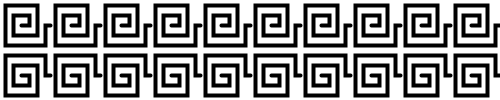
Frame 1 (no input)
Frame 60 (the mouse pressed at the canvas centre just before this capture): identical to frame 1, image omitted
Frame 120 (the mouse held since frame 60 and released just before this capture): identical to frame 1, image omitted

The Processing sketch that drew this single still picture (run headless with seeded random() and noise(); from frame 60 on, the mouse is pressed at the canvas centre):

// Processing sketch: processing_21442
// ── processing_21442.pde

//P1M1


void setup(){
  size(500, 100);

}

void draw(){
  background(255);
  smooth();
  for(int i =0; i <500; i= i+50){
    pushMatrix();
    translate(i+5, 55);
    //shape
    stroke(0);
    strokeWeight(4);
    beginShape();
    vertex(45, 20); 
    vertex(40, 20);
    vertex(40, 0);
    vertex(0, 0);
    vertex(0, 40);
    vertex(32, 40);
    vertex(32, 10);
    vertex(8, 10);
    vertex(8, 30);
    vertex(24, 30);
    vertex(24, 20);
    vertex(16, 20);   
    endShape();    
    popMatrix();
    
    pushMatrix();
    translate(i+5, 45);
    //rotate(radians(180));
    //shape
    stroke(0);
    strokeWeight(4);
    beginShape();
    vertex(45, -20);
    vertex(40, -20);
    vertex(40, 0);
    vertex(0, 0);
    vertex(0, -40);
    vertex(32, -40);
    vertex(32, -10);
    vertex(8, -10);
    vertex(8, -30);
    vertex(24, -30);
    vertex(24, -20);
    vertex(16, -20);   
    endShape();    
    popMatrix();
  }
  
}
